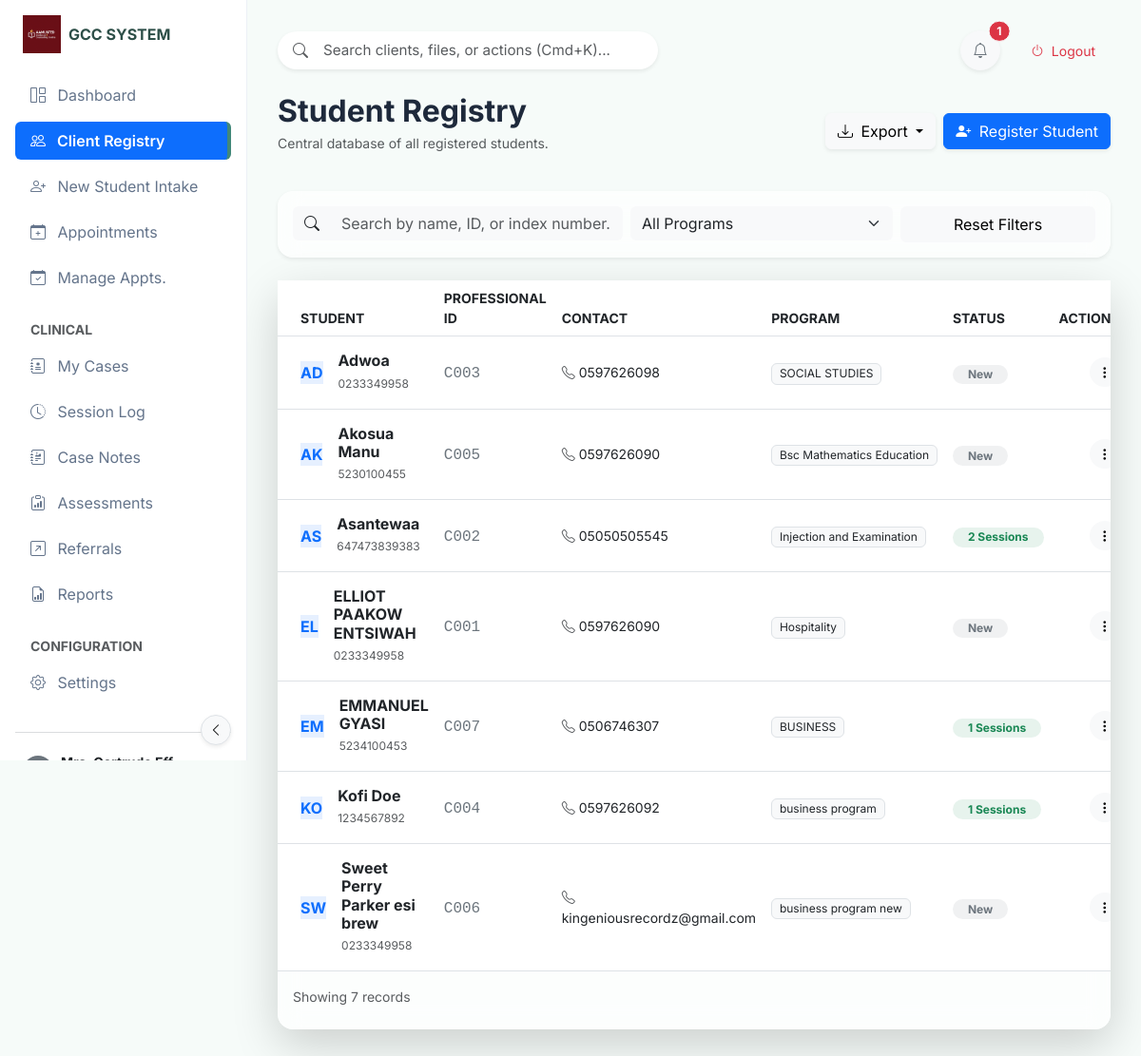
/students (signed in), run on an earlier commit of the app's database.
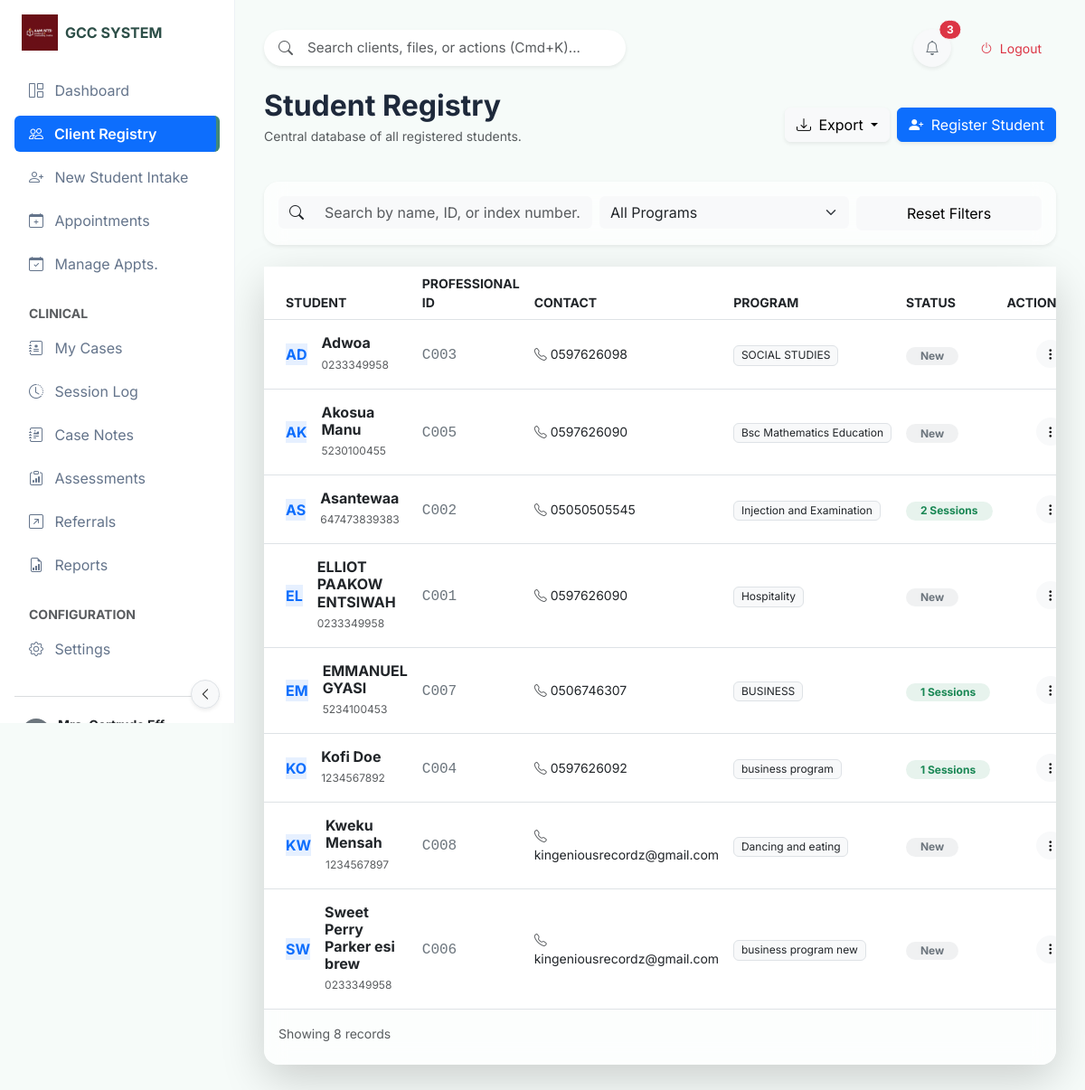
And on a later commit of the database.
### tables this page shows
CREATE TABLE "Student" (
	"id"	INTEGER,
	"name"	TEXT NOT NULL UNIQUE,
	"age"	INTEGER,
	"gender"	INTEGER,
	"program"	TEXT,
	"contact"	TEXT,
	"created_at"	TIMESTAMP DEFAULT CURRENT_TIMESTAMP,
	"index_number"	TEXT,
	"department"	TEXT,
	"programme"	TEXT,
	"parent_contact"	INTEGER, faculty TEXT, hall_of_residence TEXT, updated_at TIMESTAMP, last_modified_by TEXT, is_deleted BOOLEAN DEFAULT 0, sync_status TEXT DEFAULT 'pending', global_id TEXT,
	PRIMARY KEY("id")
);

### app.py (the view)
@app.route('/students')
@login_required
def students():
    try:
        ensure_database_initialized()
        conn = get_db_connection()
        if conn is None:
            flash('Database connection failed. Please restart the application.', 'error')
            return redirect(url_for('dashboard'))
        students_raw = []
        program_rows = []
        try:
            students_raw = conn.execute('''
                SELECT s.*,
                       COUNT(DISTINCT sess.id) as session_count
                FROM Student s
                LEFT JOIN Appointment a ON s.id = a.student_id
                LEFT JOIN session sess ON a.id = sess.appointment_id
                GROUP BY s.id
                ORDER BY s.name
            ''').fetchall()
            program_rows = conn.execute("SELECT DISTINCT programme FROM Student WHERE programme IS NOT NULL AND programme != '' ORDER BY programme").fetchall()
        except Exception as e:
            print(f"[STUDENTS] Error getting students: {e}")
            students_raw = []
            program_rows = []
        finally:
            try:
                conn.close()
            except Exception:
                pass
        students = []
        for student in students_raw:
            student_dict = dict(student)
            student_db_id = student_dict.get('id', 0)
            student_dict['professional_id'] = f"C{student_db_id:03d}"
            students.append(student_dict)
        programs = [row['programme'] for row in program_rows] if program_rows else []  # Convert Row objects to strings
        return render_template('students.html', students=students, programs=programs)
    except Exception as e:
        print(f"[STUDENTS] Unexpected error: {e}")
        import traceback
        traceback.print_exc()
        flash('Error loading students. Please try again.', 'error')
        return redirect(url_for('dashboard'))

### app.py (called while the page is built, shortened)
def ensure_database_initialized():
    global _db_initialization_lock, _db_initialized
    if _db_initialized:
        return

@app.context_processor
def inject_now():
    return {'now': datetime.utcnow()}

def login_required(f):
    @wraps(f)
    def decorated_function(*args, **kwargs):
        if 'logged_in' not in session:
            return redirect(url_for('welcome'))
        return f(*args, **kwargs)
    return decorated_function

@app.context_processor
def inject_node_info():
    return dict(node_config=node_config.load_config())

@app.context_processor
def inject_settings():
    try:
        conn = get_db_connection()
        settings_rows = conn.execute("SELECT setting_name, setting_value FROM app_settings").fetchall()
        conn.close()
        settings = {row['setting_name']: row['setting_value'] for row in settings_rows}
        return {'settings': settings}
    except:
        return {'settings': {}}

### templates/students.html (shortened to what the changed rows need)
{% extends "base_modern.html" %}
{% block content %}
<div class="row mb-4">
    <div class="col-12">
        <div class="d-flex justify-content-between align-items-center">
            <div>
                <h2 class="fw-bold mb-1">Student Registry</h2>
            </div>
        </div>
    </div>
</div>
<div class="card card-glass border-0 shadow-lg">
    <div class="card-body p-0">
        <div class="table-responsive">
            <table class="table table-hover align-middle table-borderless mb-0" id="studentsTable">
                <thead class="bg-light bg-opacity-50 border-bottom">
                    <tr class="text-uppercase text-muted small">
                        <th class="ps-4">Student</th>
                        <th>Professional ID</th>
                        <th>Contact</th>
                        <th>Program</th>
                        <th>Status</th>
                        <th class="text-end pe-4">Actions</th>
                    </tr>
                </thead>
                <tbody>
                    {% for student in students %}
                    <tr class="row-hover border-bottom">
                        <td class="ps-4 py-3">
                            <div class="d-flex align-items-center">
                                <div class="avatar-circle bg-primary bg-opacity-10 text-primary fw-bold me-3">
                                    {{ student.name[:2].upper() }}
                                </div>
                                <div>
                                    <h6 class="fw-bold mb-0 text-dark">{{ student.name }}</h6>
                                    <small class="text-muted" style="font-size: 0.75rem;">{{ student.index_number or 'No
                                        Index' }}</small>
                                </div>
                            </div>
                        </td>
                        <td>
                            <span class="font-monospace text-secondary">{{ student.professional_id }}</span>
                        </td>
                        <td>
                            {% if student.contact %}
                            <div class="small"><i class="bi bi-telephone me-1 text-muted"></i>{{ student.contact }}
                            </div>
                            {% endif %}
                        </td>
                        <td>
                            <span class="badge bg-light text-dark fw-normal border">{{ student.programme or 'General'
                                }}</span>
                        </td>
                        <td>
                            {% if student.session_count > 0 %}
                            <span class="badge bg-success bg-opacity-10 text-success rounded-pill px-3">{{
                                student.session_count }} Sessions</span>
                            {% else %}
                            <span class="badge bg-secondary bg-opacity-10 text-secondary rounded-pill px-3">New</span>
                            {% endif %}
                        </td>
                        <td class="text-end pe-4">
                            <div class="dropdown">
                                <button class="btn btn-light btn-sm rounded-circle" data-bs-toggle="dropdown">
                                    <i class="bi bi-three-dots-vertical"></i>
                                </button>
                            </div>
                        </td>
                    </tr>
                    {% endfor %}
                </tbody>
            </table>
        </div>
    </div>
    <div class="card-footer bg-transparent border-0 pt-3 pb-4">
        <div class="d-flex justify-content-between align-items-center small text-muted">
            <div>Showing {{ students|length }} records</div>
        </div>
    </div>
</div>
{% endblock %}

### templates/base_modern.html (shortened to what the changed rows need)
<!DOCTYPE html>
<html lang="en">
<head>
    <link href="https://cdn.jsdelivr.net/npm/bootstrap@5.3.0/dist/css/bootstrap.min.css" rel="stylesheet">
    <link rel="stylesheet" href="https://cdn.jsdelivr.net/npm/bootstrap-icons@1.10.0/font/bootstrap-icons.css">
    <link rel="stylesheet" href="{{ url_for('static', filename='css/modern_theme.css') }}">
</head>
<body data-theme="{{ settings.get('active_theme', 'default') }}">
    <main class="main-content">
        <div class="d-flex justify-content-between align-items-center mb-4 gap-3">
            <div class="d-flex align-items-center gap-3">
                <div class="dropdown">
                    <button class="btn btn-light rounded-circle position-relative shadow-sm" type="button"
                        id="notifDropdown" data-bs-toggle="dropdown" aria-expanded="false"
                        style="width: 42px; height: 42px;">
                        <i class="bi bi-bell text-secondary"></i>
                        {% if unread_count and unread_count > 0 %}
                        <span
                            class="position-absolute top-0 start-100 translate-middle badge rounded-pill bg-danger border border-light">
                            {{ unread_count }}
                        </span>
                        {% endif %}
                    </button>
                </div>
            </div>
        </div>
        {% block content %}{% endblock %}
    </main>
</body>
</html>

What changed in the data, as far as the page shows it:
added Student: name "KW", name "Kweku Mensah", index_number "1234567897", professional_id "C008", contact "kingeniousrecordz@gmail.com", programme "Dancing and eating", shows "New"
Also different on the page:
{{ unread_count }}: "1" → "3"
{{ students|length }}: "7" → "8"
